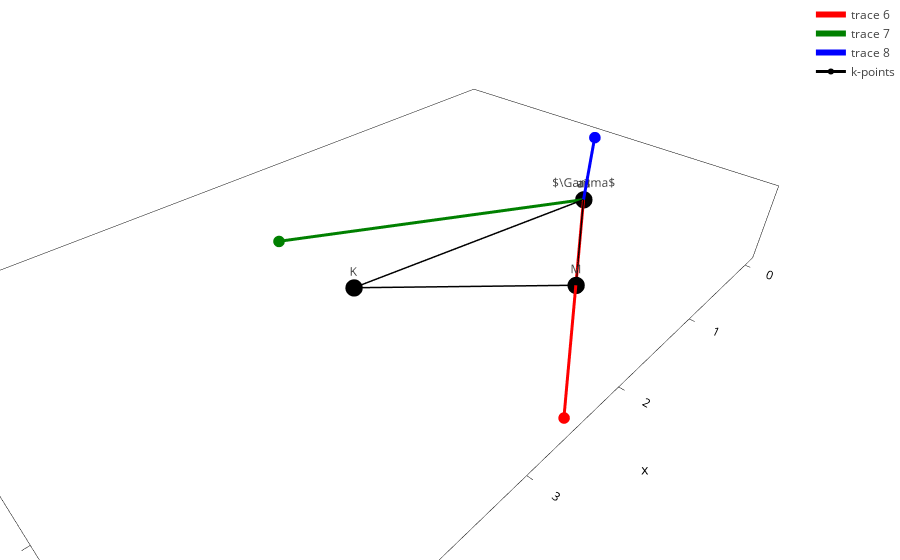

Here is the notebook cell this chart was saved with:
### Code cell
b1, b2, b3 = cell_true.get_reciprocal_vectors()/10 # Each shape (3), Angstrom^-1
B = np.vstack([b1, b2, b3])  # shape (3,3)
Gamma = np.array([0.0, 0.0, 0.0])
k_cart = np.array([Gamma, b1/2, 1/3*(b1 + 2*b2), Gamma])
k_label = [r"$\Gamma$", "M", "K", r"$\Gamma$"]

k_frac = np.array([np.linalg.solve(B.T, k) for k in k_cart])
k_path, k_idx = tb.gen_kpath(k_frac, [n_k_bands for _ in range(len(k_frac) -1)])

plot_brillouin_zone(b1, b2, b3, points=k_cart, labels=k_label) #I am still not sure if the kpath corresponds (because of where the atoms are located)
None

### Figure 1 — Plotly figure (JSON) as saved in the notebook; plotly's stock layout.template omitted (floating-point values rounded to 4 significant figures)
{"data": [{"alphahull": 0, "color": "lightblue", "opacity": 0.5, "showscale": false, "type": "mesh3d", "x": [0.0, 0.0, 2.498, 2.498], "y": [0.0, 0.0, -1.442, -1.442], "z": [0.0, 0.6283, 0.6283, 0.0]}, {"alphahull": 0, "color": "lightblue", "opacity": 0.5, "showscale": false, "type": "mesh3d", "x": [2.498, 2.498, 4.997, 4.997], "y": [1.442, 1.442, 0.0, 0.0], "z": [0.0, 0.6283, 0.6283, 0.0]}, {"alphahull": 0, "color": "lightblue", "opacity": 0.5, "showscale": false, "type": "mesh3d", "x": [0.0, 0.0, 2.498, 2.498], "y": [0.0, 0.0, 1.442, 1.442], "z": [0.0, 0.6283, 0.6283, 0.0]}, {"alphahull": 0, "color": "lightblue", "opacity": 0.5, "showscale": false, "type": "mesh3d", "x": [2.498, 2.498, 4.997, 4.997], "y": [-1.442, -1.442, 0.0, 0.0], "z": [0.0, 0.6283, 0.6283, 0.0]}, {"alphahull": 0, "color": "lightblue", "opacity": 0.5, "showscale": false, "type": "mesh3d", "x": [0.0, 2.498, 4.997, 2.498], "y": [0.0, -1.442, 0.0, 1.442], "z": [0.0, 0.0, 0.0, 0.0]}, {"alphahull": 0, "color": "lightblue", "opacity": 0.5, "showscale": false, "type": "mesh3d", "x": [0.0, 2.498, 4.997, 2.498], "y": [0.0, -1.442, 0.0, 1.442], "z": [0.6283, 0.6283, 0.6283, 0.6283]}, {"line": {"color": "red", "width": 6}, "marker": {"color": "red", "size": 4}, "mode": "lines+markers+text", "text": ["a1", ""], "textposition": "top center", "type": "scatter3d", "x": [0, 2.498], "y": [0, 1.442], "z": [0, 0]}, {"line": {"color": "green", "width": 6}, "marker": {"color": "green", "size": 4}, "mode": "lines+markers+text", "text": ["a2", ""], "textposition": "top center", "type": "scatter3d", "x": [0, 2.498], "y": [0, -1.442], "z": [0, 0]}, {"line": {"color": "blue", "width": 6}, "marker": {"color": "blue", "size": 4}, "mode": "lines+markers+text", "text": ["a3", ""], "textposition": "top center", "type": "scatter3d", "x": [0, 0], "y": [0, 0], "z": [0, 0.6283]}, {"line": {"color": "black", "width": 3}, "marker": {"color": "black", "size": 6}, "mode": "lines+markers+text", "name": "k-points", "text": ["$\\Gamma$", "M", "K", "$\\Gamma$"], "textposition": "top center", "type": "scatter3d", "x": [0.0, 1.249, 2.498, 0.0], "y": [0.0, 0.7212, -0.4808, 0.0], "z": [0.0, 0.0, 0.0, 0.0]}], "layout": {"margin": {"b": 0, "l": 0, "r": 0, "t": 0}, "scene": {"aspectmode": "data", "xaxis": {"title": {"text": "x"}}, "yaxis": {"title": {"text": "y"}}, "zaxis": {"title": {"text": "z"}}}}}
